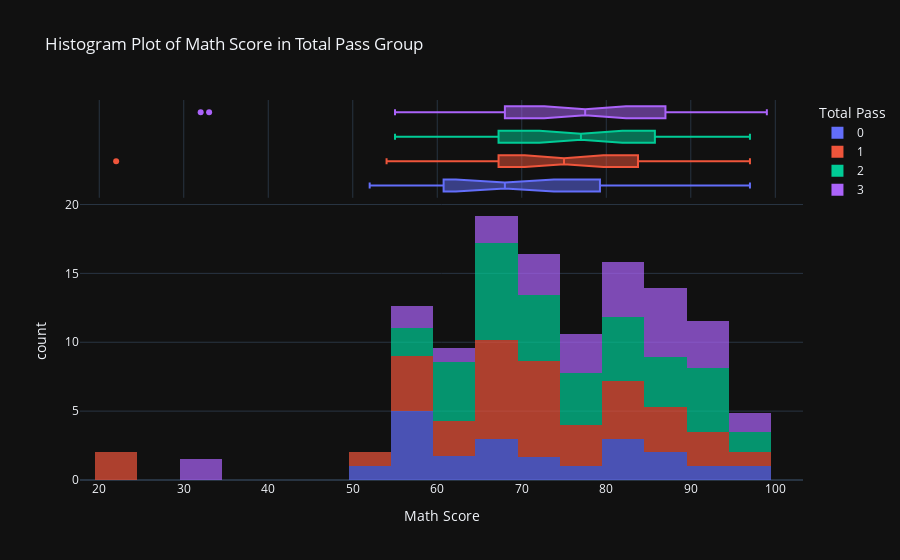

Notebook cell for this chart:
### Markdown cell above
On average, the student has passed nearly 2 subjects. Let's see the relationship with math score:

### Code cell
count = df.groupby(["Total_Pass","Math"]).size().reset_index(name='Count')
fig = px.histogram(count, x='Math', y='Count',color='Total_Pass', marginal="box", title = 'Histogram Plot of Math Score in Total Pass Group', labels = {'Count':'','Math':'Math Score', 'Total_Pass':'Total Pass'},opacity=0.7,histfunc='avg')
fig.layout.template = 'plotly_dark'
fig.show()

### Figure 1 — Plotly figure (JSON) as saved in the notebook; plotly's stock layout.template omitted (floating-point values rounded to 4 significant figures)
{"data": [{"alignmentgroup": "True", "bingroup": "x", "histfunc": "avg", "hoverlabel": {"namelength": 0}, "hovertemplate": "Total Pass=0<br>Math Score=%{x}<br>count=%{y}", "legendgroup": "0", "marker": {"color": "#636efa", "opacity": 0.7}, "name": "0", "offsetgroup": "0", "orientation": "v", "showlegend": true, "type": "histogram", "x": [52, 54, 56, 57, 58, 60, 61, 62, 63, 65, 66, 67, 68, 69, 71, 73, 74, 76, 79, 80, 83, 85, 86, 92, 97], "xaxis": "x", "y": [1, 1, 3, 9, 3, 3, 2, 1, 1, 3, 4, 4, 2, 2, 2, 1, 2, 1, 1, 3, 3, 3, 1, 1, 1], "yaxis": "y"}, {"alignmentgroup": "True", "hoverlabel": {"namelength": 0}, "hovertemplate": "Total Pass=0<br>Math Score=%{x}", "legendgroup": "0", "marker": {"color": "#636efa"}, "name": "0", "notched": true, "offsetgroup": "0", "showlegend": false, "type": "box", "x": [52, 54, 56, 57, 58, 60, 61, 62, 63, 65, 66, 67, 68, 69, 71, 73, 74, 76, 79, 80, 83, 85, 86, 92, 97], "xaxis": "x2", "yaxis": "y2"}, {"alignmentgroup": "True", "bingroup": "x", "histfunc": "avg", "hoverlabel": {"namelength": 0}, "hovertemplate": "Total Pass=1<br>Math Score=%{x}<br>count=%{y}", "legendgroup": "1", "marker": {"color": "#EF553B", "opacity": 0.7}, "name": "1", "offsetgroup": "1", "orientation": "v", "showlegend": true, "type": "histogram", "x": [22, 54, 57, 60, 63, 65, 66, 67, 68, 69, 70, 71, 72, 73, 74, 75, 76, 78, 79, 80, 81, 82, 83, 84, 85, 86, 89, 91, 94, 96, 97], "xaxis": "x", "y": [2, 1, 4, 1, 4, 8, 8, 11, 1, 8, 3, 12, 1, 7, 12, 4, 6, 1, 1, 4, 2, 4, 10, 1, 6, 2, 2, 2, 3, 1, 1], "yaxis": "y"}, {"alignmentgroup": "True", "hoverlabel": {"namelength": 0}, "hovertemplate": "Total Pass=1<br>Math Score=%{x}", "legendgroup": "1", "marker": {"color": "#EF553B"}, "name": "1", "notched": true, "offsetgroup": "1", "showlegend": false, "type": "box", "x": [22, 54, 57, 60, 63, 65, 66, 67, 68, 69, 70, 71, 72, 73, 74, 75, 76, 78, 79, 80, 81, 82, 83, 84, 85, 86, 89, 91, 94, 96, 97], "xaxis": "x2", "yaxis": "y2"}, {"alignmentgroup": "True", "bingroup": "x", "histfunc": "avg", "hoverlabel": {"namelength": 0}, "hovertemplate": "Total Pass=2<br>Math Score=%{x}<br>count=%{y}", "legendgroup": "2", "marker": {"color": "#00cc96", "opacity": 0.7}, "name": "2", "offsetgroup": "2", "orientation": "v", "showlegend": true, "type": "histogram", "x": [55, 57, 59, 60, 63, 64, 65, 66, 67, 68, 69, 70, 71, 73, 74, 75, 76, 77, 78, 79, 80, 81, 82, 83, 84, 85, 86, 87, 88, 89, 90, 91, 93, 96, 97], "xaxis": "x", "y": [1, 3, 2, 6, 5, 2, 9, 3, 7, 7, 9, 2, 3, 5, 9, 8, 6, 2, 2, 1, 9, 2, 7, 4, 1, 4, 4, 3, 3, 4, 4, 9, 1, 1, 2], "yaxis": "y"}, {"alignmentgroup": "True", "hoverlabel": {"namelength": 0}, "hovertemplate": "Total Pass=2<br>Math Score=%{x}", "legendgroup": "2", "marker": {"color": "#00cc96"}, "name": "2", "notched": true, "offsetgroup": "2", "showlegend": false, "type": "box", "x": [55, 57, 59, 60, 63, 64, 65, 66, 67, 68, 69, 70, 71, 73, 74, 75, 76, 77, 78, 79, 80, 81, 82, 83, 84, 85, 86, 87, 88, 89, 90, 91, 93, 96, 97], "xaxis": "x2", "yaxis": "y2"}, {"alignmentgroup": "True", "bingroup": "x", "histfunc": "avg", "hoverlabel": {"namelength": 0}, "hovertemplate": "Total Pass=3<br>Math Score=%{x}<br>count=%{y}", "legendgroup": "3", "marker": {"color": "#ab63fa", "opacity": 0.7}, "name": "3", "offsetgroup": "3", "orientation": "v", "showlegend": true, "type": "histogram", "x": [32, 33, 55, 57, 59, 60, 65, 66, 67, 68, 69, 70, 71, 72, 73, 74, 75, 76, 77, 78, 79, 80, 81, 82, 83, 84, 85, 86, 87, 89, 90, 91, 92, 93, 94, 97, 98, 99], "xaxis": "x", "y": [1, 2, 1, 2, 2, 1, 3, 1, 4, 1, 1, 3, 2, 1, 2, 7, 2, 5, 3, 2, 2, 7, 3, 4, 4, 2, 6, 4, 5, 5, 5, 6, 2, 2, 2, 2, 1, 1], "yaxis": "y"}, {"alignmentgroup": "True", "hoverlabel": {"namelength": 0}, "hovertemplate": "Total Pass=3<br>Math Score=%{x}", "legendgroup": "3", "marker": {"color": "#ab63fa"}, "name": "3", "notched": true, "offsetgroup": "3", "showlegend": false, "type": "box", "x": [32, 33, 55, 57, 59, 60, 65, 66, 67, 68, 69, 70, 71, 72, 73, 74, 75, 76, 77, 78, 79, 80, 81, 82, 83, 84, 85, 86, 87, 89, 90, 91, 92, 93, 94, 97, 98, 99], "xaxis": "x2", "yaxis": "y2"}], "layout": {"barmode": "relative", "legend": {"title": {"text": "Total Pass"}, "tracegroupgap": 0}, "title": {"text": "Histogram Plot of Math Score in Total Pass Group"}, "xaxis": {"anchor": "y", "domain": [0, 1], "title": {"text": "Math Score"}}, "xaxis2": {"anchor": "y2", "domain": [0, 1], "matches": "x", "showgrid": true, "showticklabels": false}, "yaxis": {"anchor": "x", "domain": [0, 0.7326], "title": {"text": "count"}}, "yaxis2": {"anchor": "x2", "domain": [0.7426, 1], "matches": "y2", "showgrid": false, "showline": false, "showticklabels": false, "ticks": ""}}}
